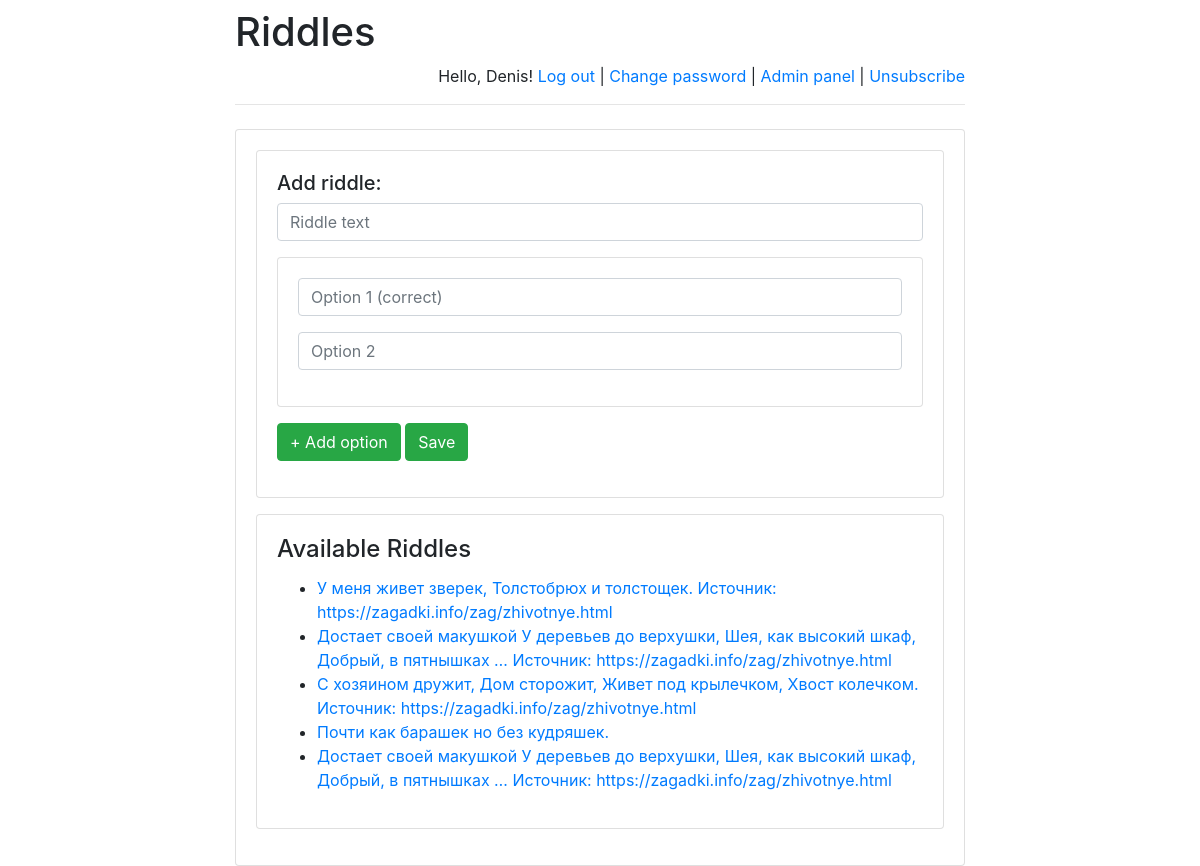
/AppRiddles/admin/ (signed in), run on the app's committed database.
### AppRiddles/models.py (models this page shows)
class Riddle(models.Model):
    riddle_text = models.CharField(max_length=255)
    pub_date = models.DateTimeField('date published')

### AppRiddles/views.py (the view)
def admin(request):
    message = None
    if "message" in request.GET:
        message = request.GET["message"]
    return render(
        request,
        "admin.html",
        {
            "latest_riddles":
                Riddle.objects.order_by('-pub_date')[:5],
            "message": message,
        }
    )

### AppRiddles/templates/admin.html (shortened to what this page needs)
{% extends "base.html" %}
{% block main %}
    {% if user.is_staff %}
        <div class="card mb-3">
        <div class="card-body">
        <form action="../post_riddle/" method="post">
            <h5>Add riddle:</h5>
            <div class="mb-3">
                <input class="form-control"
                       placeholder="Riddle text"
                       name="text"
                       required/>
            </div>
            <div class="card mb-3">
            <div class="card-body" id="options_new">
                <div class="mb-3">
                    <input class="form-control"
                           placeholder="Option 1 (correct)"
                           name="option1"
                           required/>
                </div>
                <div class="mb-3">
                    <input class="form-control"
                           placeholder="Option 2"
                           name="option2"
                           required/>
                </div>
            </div>
            </div>
            <div class="mb-3">
                <button class="btn btn-success"
                        onclick="addOption('options_new', 0)"
                        type="button">
                    + Add option
                </button>
                <button class="btn btn-success">
                    Save
                </button>
            </div>
        </form>
        </div>
        </div>
        <div class="card mb-3">
        <div class="card-body">
        <h4 class="card-title">Available Riddles</h4>
        {% if latest_riddles %}
            <ul>
                {% for riddle in latest_riddles %}
                    <li>
                        <a href="/riddles/{{ riddle.id }}/">
                            {{ riddle.riddle_text }}
                        </a>
                    </li>
                {% endfor %}
            </ul>
        {% else %}
            <p>No riddles are available right now.</p>
        {% endif %}
        </div>
        </div>
    {% else %}
        <h4>Access denied.</h4>
    {% endif %}
{% endblock %}

### AppRiddles/templates/base.html (shortened to what this page needs)
<!doctype html>
<html lang="en">
<head>
    <link rel="stylesheet"
href="https://stackpath.bootstrapcdn.com/bootstrap/4.1.3/css/bootstrap.min.css">
</head>
<body>
<div class="container">
    <div class="row justify-content-center">
        <div class="col-8">
            <h1 class="mt-2">Riddles</h1>
            {% if user.is_authenticated %}
                <p class="text-right">
                    Hello, {{ user.username }}!
                    <a href="/AppRiddles/logout">Log out</a> |
                    <a href="/AppRiddles/password-change">
                        Change password
                    </a>
                    {% if user.is_staff %}
                    | <a href="/AppRiddles/admin"> Admin panel</a>
                    {% endif %}
                {% if user.email == '' %}
                    | <a href="/AppRiddles/subscribe">Subscribe</a>
                    {% else %}
                 | <a href="/AppRiddles/unsubscribe">Unsubscribe</a>
                {% endif %}
                </p>
            {% else %}
                <p class="text-right">
                    <a href="/AppRiddles/login">Log in</a> |
                    <a href="/AppRiddles/register">Register</a>
                </p>
            {% endif %}
            <hr class="mt-0 mb-4">
            <div class="card">
                <div class="card-body">
                    {% block main %}
                    {% endblock %}
                </div>
            </div>
        </div>
    </div>
</div>
</body>
</html>

### data on the page
Riddle: riddle_text "У меня живет зверек, Толстобрюх и толстощек. Источник: https://zagadki.info/zag/zhivotnye.html"
Riddle: riddle_text "Достает своей макушкой У деревьев до верхушки, Шея, как высокий шкаф, Добрый, в пятнышках … Источник: https://zagadki.info/zag/zhivotnye.html"
Riddle: riddle_text "С хозяином дружит, Дом сторожит, Живет под крылечком, Хвост колечком. Источник: https://zagadki.info/zag/zhivotnye.html"
Riddle: riddle_text "Почти как барашек но без кудряшек."
Riddle: riddle_text "Достает своей макушкой У деревьев до верхушки, Шея, как высокий шкаф, Добрый, в пятнышках … Источник: https://zagadki.info/zag/zhivotnye.html"

### other printed values
{{ user.username }} "Denis"
